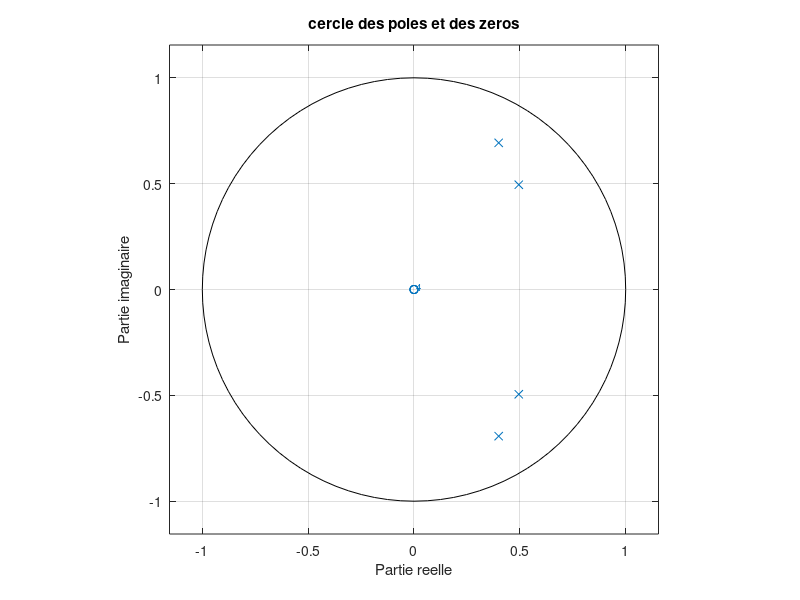
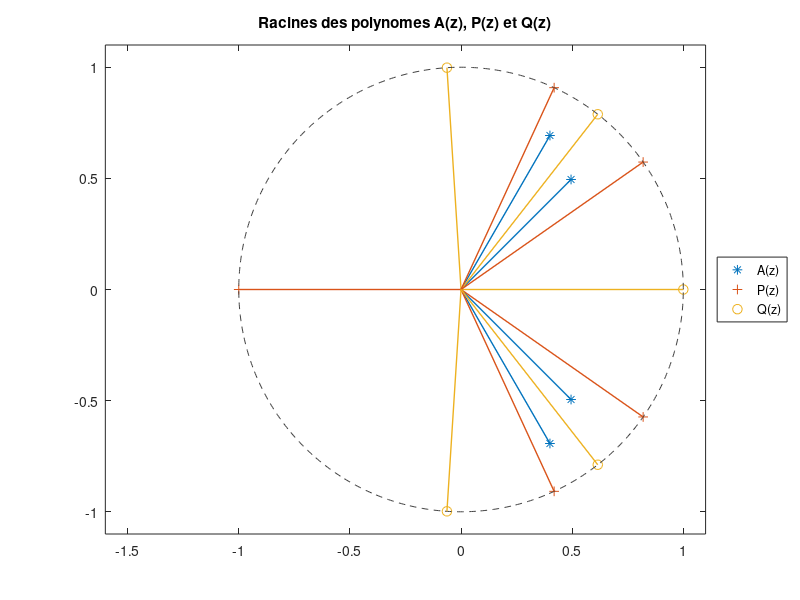

Source code (MATLAB) for these figures, in order:
close all
clear all
clc

% Parametres
N = 5000; % nombre d'echantillons
p = 4; % ordre
z = 0:1:N-1;
sigma = 1;

% D?finition des poles 
R1=0.8;
R2=0.7;
theta1=pi/3;
theta2=pi/4;
p1=R1*exp(1i*theta1);
p2=R1*exp(-1i*theta1);
p3=R2*exp(1i*theta2);
p4=R2*exp(-1i*theta2);

% Decompostion en elements simples 
a0=1;
a1= -(p1+p2+p3+p4);
a2=(p1*p2)+(p3*p4)+(p1+p2)*(p3+p4);
a3=(-p1*p2*(p3+p4))+(-p3*p4*(p1+p2));
a4=p1*p2*p3*p4;
Poles=[1 a1 a2 a3 a4];
Zeros=[1 0 0 0 0 ];

%% FILTRE
%Placer ses poles et ses zeros dans le plan complexe
zplane(Zeros,Poles);
title('cercle des poles et des zeros');
xlabel('Partie reelle');
ylabel('Partie imaginaire');


 

 
 %% Parametres alternatifs : paires de raies spectrales
 
% Polynome A
polynom_a_1surz = [a4 a3 a2 a1 a0];
racines_a_1surz = roots(polynom_a_1surz);
for k =1:4
    racines_a(k) = 1/racines_a_1surz(k);
end
 
% Polynome P
polynom_p_1surz = [a0 (a1+a4) (a2+a3) (a2+a3) (a1+a4) a0];
racines_p_1surz = roots(polynom_p_1surz);
for k =1:5
    racines_p(k) = 1/racines_p_1surz(k);
end

% Polynome Q
polynom_q_1surz = [-a0 (a4-a1) (a3-a2) (a2-a3) (a1-a4) a0];
racines_q_1surz = roots(polynom_q_1surz);
for k =1:5
    racines_q(k) = 1/racines_q_1surz(k);
end


blue = [0, 0.4470, 0.7410];
red = [0.8500, 0.3250, 0.0980];
yellow = [0.9290, 0.6940, 0.1250];
black = [0.25, 0.25, 0.25];

figure
plot(racines_a,'*','MarkerSize',7,'Color',blue)
hold on
plot(racines_p,'+','MarkerSize',7,'Color',red)
hold on
plot(racines_q,'o','MarkerSize',7,'Color',yellow)
title('Racines des polynomes A(z), P(z) et Q(z)'); 

hold on
plot (cos([0:0.01:2*pi]),sin([0:0.01:2*pi]),'--','Color',black) % cercle unite

% Trace des rayons
for k = 1:4
    hold on
    plot([0 real(racines_a(k))],[0 imag(racines_a(k))],'Color',blue,'Linewidth',1)
end

for k =1:5
    hold on
    plot([0 real(racines_p(k))],[0 imag(racines_p(k))],'Color',red,'Linewidth',1)
    hold on
    plot([0 real(racines_q(k))],[0 imag(racines_q(k))],'Color',yellow,'Linewidth',1)
end
legend({'A(z)','P(z)','Q(z)'},'Location','eastoutside');
axis equal
ylim([-1.1 1.1])
